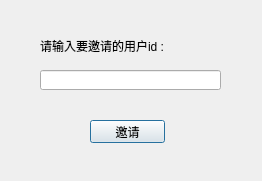
<?xml version="1.0" encoding="UTF-8"?>
<ui version="4.0">
 <class>Dialog</class>
 <widget class="QDialog" name="Dialog">
  <property name="geometry">
   <rect>
    <x>0</x>
    <y>0</y>
    <width>262</width>
    <height>181</height>
   </rect>
  </property>
  <property name="windowTitle">
   <string>邀请用户</string>
  </property>
  <widget class="QLabel" name="label">
   <property name="geometry">
    <rect>
     <x>40</x>
     <y>30</y>
     <width>141</width>
     <height>31</height>
    </rect>
   </property>
   <property name="text">
    <string>请输入要邀请的用户id :</string>
   </property>
  </widget>
  <widget class="QLineEdit" name="lineEdit">
   <property name="geometry">
    <rect>
     <x>40</x>
     <y>70</y>
     <width>181</width>
     <height>20</height>
    </rect>
   </property>
  </widget>
  <widget class="QPushButton" name="pushButton">
   <property name="geometry">
    <rect>
     <x>90</x>
     <y>120</y>
     <width>75</width>
     <height>23</height>
    </rect>
   </property>
   <property name="text">
    <string>邀请</string>
   </property>
  </widget>
 </widget>
 <resources/>
 <connections/>
</ui>
